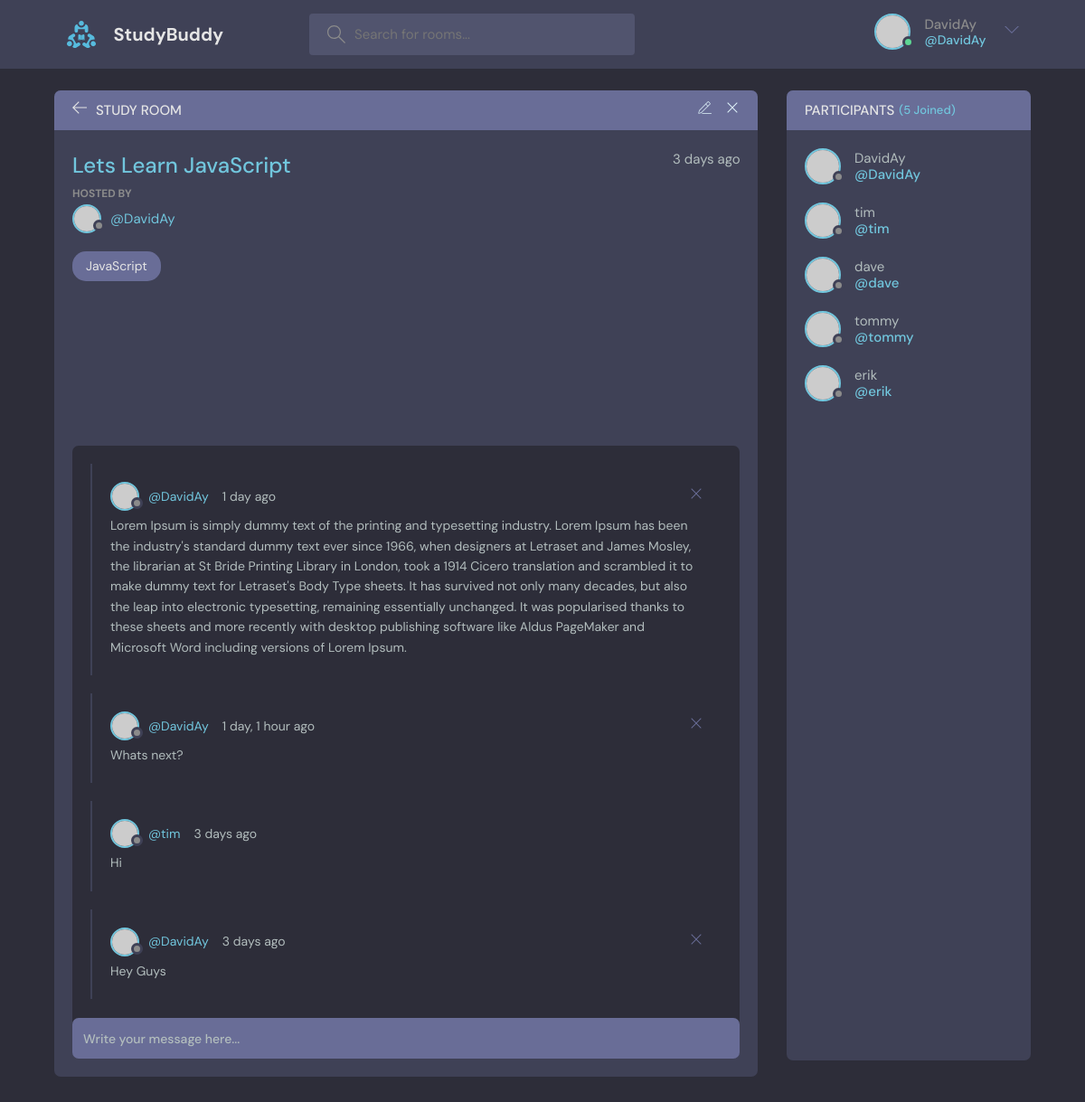
Screenshot of /room/1 (signed in) with the database file from the repository.
### base/models.py (models this page shows, shortened)
class Room(models.Model):
    host = models.ForeignKey(User, on_delete=models.SET_NULL, null=True)
    topic = models.ForeignKey(Topic, on_delete=models.SET_NULL, null=True)
    name = models.CharField(max_length=200)
    description = models.TextField(null=True, blank=True)
    participants = models.ManyToManyField(User, related_name='participants', blank=True)
    updated = models.DateTimeField(auto_now=True)
    created=models.DateTimeField(auto_now_add=True)
    class Meta:
        ordering = ['-created', '-updated']

class Topic(models.Model):
    name = models.CharField(max_length=200)

class Message(models.Model):
    user  =  models.ForeignKey(User, on_delete=models.CASCADE)
    room = models.ForeignKey(Room, on_delete=models.CASCADE)
    body = models.TextField()
    updated = models.DateTimeField(auto_now=True)
    created=models.DateTimeField(auto_now_add=True)
    class Meta:
            ordering = ['-created', '-updated']

### base/views.py (the view, shortened to what this page needs)
# urls.py: path('room/<str:pk>', views.room, name='room'),
def room(request, pk):
    room  = Room.objects.get(id=pk)
    room_messages  = room.message_set.all()
    participants = room.participants.all()
    context = {'room': room, 'room_messages':room_messages, 'participants': participants}
    return render(request, 'base/room.html', context)

### base/templates/base/room.html (shortened to what this page needs)
{% extends 'main.html' %}
{% block content %}
    <main class="profile-page layout layout--2">
      <div class="container">
        <div class="room">
          <div class="room__top">
            <div class="room__topLeft">
              <a href="{% url 'home' %}">
                <svg version="1.1" xmlns="http://www.w3.org/2000/svg" width="32" height="32" viewBox="0 0 32 32">
                  <title>arrow-left</title>
                  <path
                    d="M13.723 2.286l-13.723 13.714 13.719 13.714 1.616-1.611-10.96-10.96h27.625v-2.286h-27.625l10.965-10.965-1.616-1.607z"
                  ></path>
                </svg>
              </a>
              <h3>Study Room</h3>
            </div>
          {% if room.host == request.user %}
            <div class="room__topRight">
              <a href="{% url 'update-room' room.id %}">
              </a>
              <a href="{% url 'delete-room' room.id %}">
                <svg version="1.1" xmlns="http://www.w3.org/2000/svg" width="32" height="32" viewBox="0 0 32 32">
                  <title>remove</title>
                  <path
                    d="M27.314 6.019l-1.333-1.333-9.98 9.981-9.981-9.981-1.333 1.333 9.981 9.981-9.981 9.98 1.333 1.333 9.981-9.98 9.98 9.98 1.333-1.333-9.98-9.98 9.98-9.981z"
                  ></path>
                </svg>
              </a>
            </div>
            {% endif %}
          </div>
          <div class="room__box scroll">
            <div class="room__header scroll">
              <div class="room__info">
                <h3>{{room.name}}</h3>
                <span>{{room.created|timesince}} ago</span>
              </div>
              <div class="room__hosted">
                <p>Hosted By</p>
                <a href="{% url 'user-profile' room.host.id%}" class="room__author">
                  <div class="avatar avatar--small">
                    <img src="https://randomuser.me/api/portraits/men/37.jpg" />
                  </div>
                  <span>@{{room.host.username}}</span>
                </a>
              </div>
              <span class="room__topics">{{room.topic.name}}</span>
            </div>
            <div class="room__conversation">
              <div class="threads scroll">
                {% for message in room_messages %}
                <div class="thread">
                  <div class="thread__top">
                    <div class="thread__author">
                      <a href="{% url 'user-profile' message.user.id %}" class="thread__authorInfo">
                        <div class="avatar avatar--small">
                          <img src="https://randomuser.me/api/portraits/men/37.jpg" />
                        </div>
                        <span>@{{message.user.username}}</span>
                      </a>
                      <span class="thread__date">{{message.created|timesince}} ago</span>
                    </div>
                    {% if request.user == message.user %}
                    <a href="{% url 'delete-message' message.id%}">
                          <div class="thread__delete">
                      <svg version="1.1" xmlns="http://www.w3.org/2000/svg" width="32" height="32" viewBox="0 0 32 32">
                        <title>remove</title>
                        <path
                          d="M27.314 6.019l-1.333-1.333-9.98 9.981-9.981-9.981-1.333 1.333 9.981 9.981-9.981 9.98 1.333 1.333 9.981-9.98 9.98 9.98 1.333-1.333-9.98-9.98 9.98-9.981z"
                        ></path>
                      </svg>
                    </div>
                    </a>
                    {% endif %}
                  </div>
                  <div class="thread__details">
                     {{message.body}}
                  </div>
                </div>
                {% endfor %}
              </div>
            </div>
          </div>
          <div class="room__message">
            <form action="" method="POST">
              <input name="body" placeholder="Write your message here..." />
            </form>
          </div>
        </div>
        <div class="participants">
          <h3 class="participants__top">Participants <span>({{participants.count}} Joined)</span></h3>
          <div class="participants__list scroll">
            {% for user in participants %}
            <a href="{% url 'user-profile' user.id %}" class="participant">
              <div class="avatar avatar--medium">
                <img src="https://randomuser.me/api/portraits/men/37.jpg" />
              </div>
              <p>
                {{user.username}}
                <span>@{{user.username}}</span>
              </p>
            </a>
            {% endfor %}
          </div>
        </div>
      </div>
    </main>
{% endblock content %}

### templates/navbar.html (shortened to what this page needs)
{% load static %}
<header class="header header--loggedIn">
      <div class="container">
        <a href="{% url 'home' %}" class="header__logo">
          <img src="{% static 'images/logo.svg' %}" />
          <h1>StudyBuddy</h1>
        </a>
        <form class="header__search" method="GET" action="{% url 'home' %}">
          <label>
            <input placeholder="Search for rooms..."  name="q"/>
          </label>
        </form>
        <nav class="header__menu">
          {% if request.user.is_authenticated %}
          <div class="header__user">
            <a href="{% url 'update-user' %}">
              <div class="avatar avatar--medium active">
                <img src="https://randomuser.me/api/portraits/men/37.jpg" />
              </div>
              <p>{{request.user.username}} <span>@{{request.user.username}}</p>
            </a>
            <button class="dropdown-button">
              <svg version="1.1" xmlns="http://www.w3.org/2000/svg" width="32" height="32" viewBox="0 0 32 32">
                <title>chevron-down</title>
                <path d="M16 21l-13-13h-3l16 16 16-16h-3l-13 13z"></path>
              </svg>
            </button>
          </div>
           {% else %}
          <a href="{% url 'login' %}">
            <img src="{% static 'images/avatar.svg' %}" />
            <p>Login</p>
          </a>
          {% endif %}
        </nav>
      </div>
</header>

### rows the page displays
Room: name "Lets Learn JavaScript", created "3 days", host.username "DavidAy", topic.name "JavaScript"
Message: user.username "DavidAy", created "1 day", body "Lorem Ipsum is simply dummy text of the printing and typesetting industry. Lorem Ipsum has been the industry's standard dummy text ever since 1966, when designers at Letraset and James Mosley, the librarian at St Bride Printing Library in London, took a 1914 Cicero translation and scrambled it to make dummy text for Letraset's Body Type sheets. It has survived not only many decades, but also the leap into electronic typesetting, remaining essentially unchanged. It was popularised thanks to these sheets and more recently with desktop publishing software like Aldus PageMaker and Microsoft Word including versions of Lorem Ipsum."
Message: user.username "DavidAy", created "1 day, 1 hour", body "Whats next?"
Message: user.username "tim", created "3 days", body "Hi"
Message: user.username "DavidAy", created "3 days", body "Hey Guys"

### other values shown
{{ request.user.username }} "DavidAy"
{{ participants.count }} "5"
{{ user.username }} "DavidAy"
{{ user.username }} "tim"
{{ user.username }} "dave"
{{ user.username }} "tommy"
{{ user.username }} "erik"
